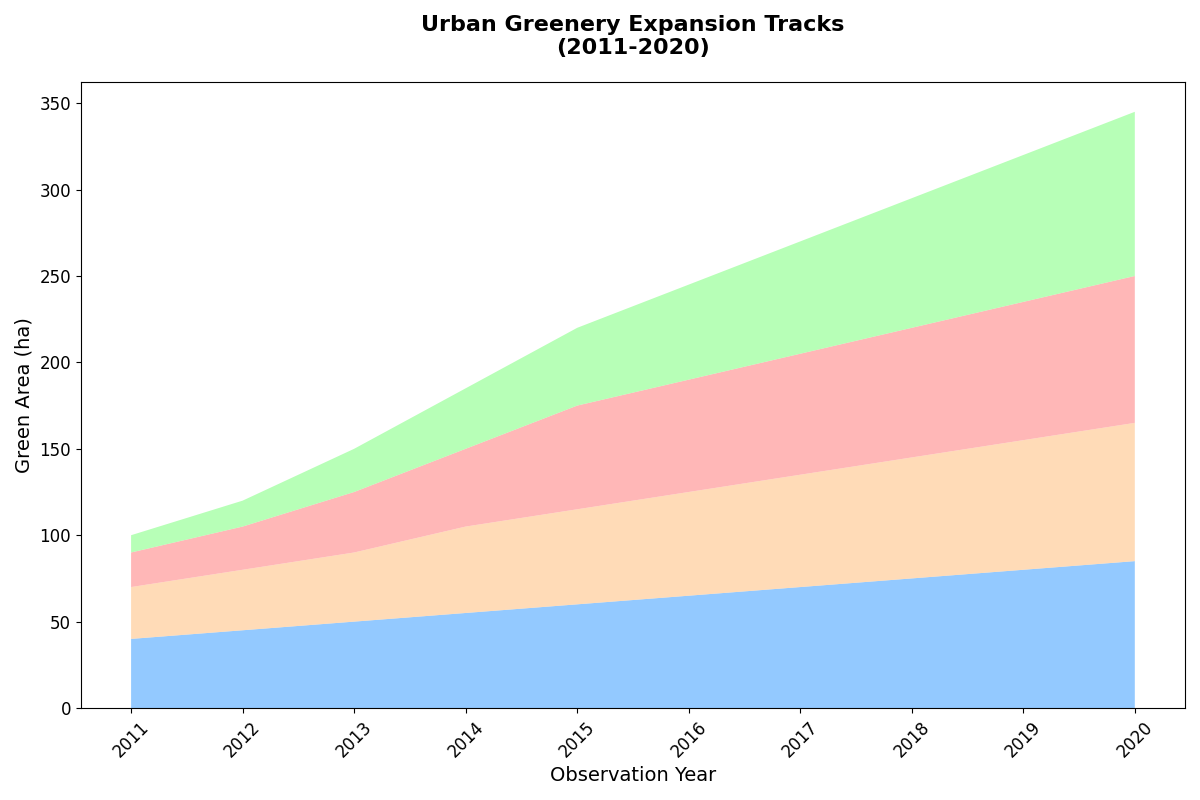

Write Python code to recreate this figure.
import matplotlib.pyplot as plt
import numpy as np

years = np.arange(2011, 2021)
green_space = {
    'Eco Town': np.array([40, 45, 50, 55, 60, 65, 70, 75, 80, 85]),
    'Nature Ville': np.array([30, 35, 40, 50, 55, 60, 65, 70, 75, 80]),
    'Garden Metropolis': np.array([20, 25, 35, 45, 60, 65, 70, 75, 80, 85]),
    'Oasis Hub': np.array([10, 15, 25, 35, 45, 55, 65, 75, 85, 95])
}

colors = ['#66b3ff', '#ffcc99', '#ff9999', '#99ff99']

plt.figure(figsize=(12, 8))
plt.stackplot(years, green_space.values(), colors=colors, alpha=0.7)

plt.title('Urban Greenery Expansion Tracks\n(2011-2020)', fontsize=16, weight='bold', pad=20)
plt.xlabel('Observation Year', fontsize=14)
plt.ylabel('Green Area (ha)', fontsize=14)

plt.xticks(years, rotation=45)
plt.tick_params(axis='both', which='major', labelsize=12)

plt.tight_layout()
plt.show()
